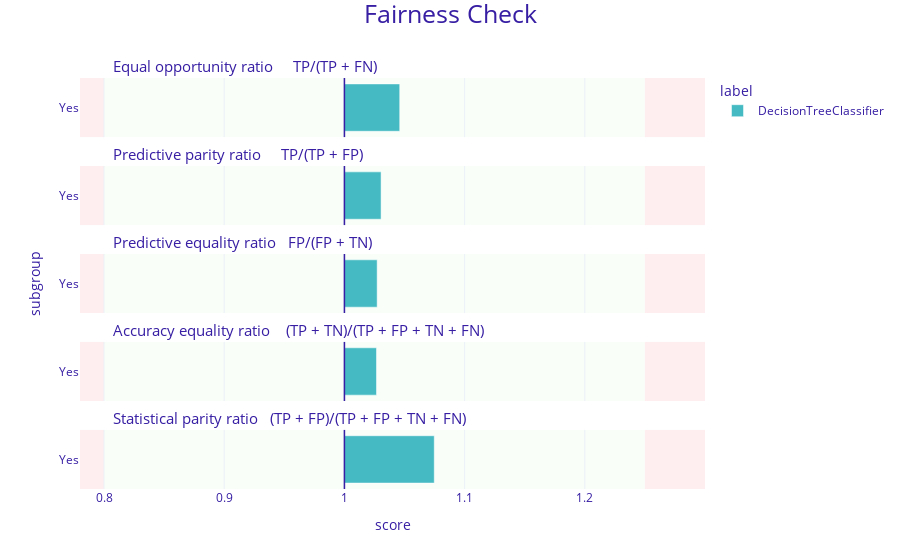

Notebook code cell kept with this figure:
### Code cell
fobject.plot()

### Figure 1 — Plotly figure (JSON) as saved in the notebook; plotly's stock layout.template omitted (floating-point values rounded to 4 significant figures)
{"data": [{"alignmentgroup": "True", "customdata": [["Yes", 1.046, "DecisionTreeClassifier"]], "hovertemplate": "<b>%{customdata[2]}</b><br>Subgroup: %{customdata[0]}<br>Score: %{customdata[1]}<br><extra></extra>", "legendgroup": "DecisionTreeClassifier", "marker": {"color": "#46bac2", "pattern": {"shape": ""}}, "name": "DecisionTreeClassifier", "offsetgroup": "DecisionTreeClassifier", "orientation": "h", "showlegend": true, "textposition": "auto", "x": [0.046], "xaxis": "x5", "y": [0.5], "yaxis": "y5", "type": "bar"}, {"alignmentgroup": "True", "customdata": [["Yes", 1.03, "DecisionTreeClassifier"]], "hovertemplate": "<b>%{customdata[2]}</b><br>Subgroup: %{customdata[0]}<br>Score: %{customdata[1]}<br><extra></extra>", "legendgroup": "DecisionTreeClassifier", "marker": {"color": "#46bac2", "pattern": {"shape": ""}}, "name": "DecisionTreeClassifier", "offsetgroup": "DecisionTreeClassifier", "orientation": "h", "showlegend": false, "textposition": "auto", "x": [0.0305], "xaxis": "x4", "y": [0.5], "yaxis": "y4", "type": "bar"}, {"alignmentgroup": "True", "customdata": [["Yes", 1.027, "DecisionTreeClassifier"]], "hovertemplate": "<b>%{customdata[2]}</b><br>Subgroup: %{customdata[0]}<br>Score: %{customdata[1]}<br><extra></extra>", "legendgroup": "DecisionTreeClassifier", "marker": {"color": "#46bac2", "pattern": {"shape": ""}}, "name": "DecisionTreeClassifier", "offsetgroup": "DecisionTreeClassifier", "orientation": "h", "showlegend": false, "textposition": "auto", "x": [0.02724], "xaxis": "x3", "y": [0.5], "yaxis": "y3", "type": "bar"}, {"alignmentgroup": "True", "customdata": [["Yes", 1.027, "DecisionTreeClassifier"]], "hovertemplate": "<b>%{customdata[2]}</b><br>Subgroup: %{customdata[0]}<br>Score: %{customdata[1]}<br><extra></extra>", "legendgroup": "DecisionTreeClassifier", "marker": {"color": "#46bac2", "pattern": {"shape": ""}}, "name": "DecisionTreeClassifier", "offsetgroup": "DecisionTreeClassifier", "orientation": "h", "showlegend": false, "textposition": "auto", "x": [0.02668], "xaxis": "x2", "y": [0.5], "yaxis": "y2", "type": "bar"}, {"alignmentgroup": "True", "customdata": [["Yes", 1.075, "DecisionTreeClassifier"]], "hovertemplate": "<b>%{customdata[2]}</b><br>Subgroup: %{customdata[0]}<br>Score: %{customdata[1]}<br><extra></extra>", "legendgroup": "DecisionTreeClassifier", "marker": {"color": "#46bac2", "pattern": {"shape": ""}}, "name": "DecisionTreeClassifier", "offsetgroup": "DecisionTreeClassifier", "orientation": "h", "showlegend": false, "textposition": "auto", "x": [0.07473], "xaxis": "x", "y": [0.5], "yaxis": "y", "type": "bar"}], "layout": {"xaxis": {"anchor": "y", "domain": [0.0, 1.0], "title": {"text": "score"}, "tickvals": [-0.3, -0.2, -0.1, 0.0, 0.1, 0.2, 0.0], "ticktext": [0.7, 0.8, 0.9, 1.0, 1.1, 1.2, 1.0], "range": [-0.22, 0.3]}, "yaxis": {"anchor": "x", "domain": [0.0, 0.144], "title": {"text": ""}, "tickvals": [0.5], "ticktext": ["Yes"], "range": [0, 1], "showgrid": false, "zeroline": false}, "xaxis2": {"anchor": "y2", "domain": [0.0, 1.0], "matches": "x", "showticklabels": false, "tickvals": [-0.3, -0.2, -0.1, 0.0, 0.1, 0.2, 0.0], "ticktext": [0.7, 0.8, 0.9, 1.0, 1.1, 1.2, 1.0], "range": [-0.22, 0.3]}, "yaxis2": {"anchor": "x2", "domain": [0.214, 0.358], "matches": "y", "title": {"text": ""}, "tickvals": [0.5], "ticktext": ["Yes"], "range": [0, 1], "showgrid": false, "zeroline": false}, "xaxis3": {"anchor": "y3", "domain": [0.0, 1.0], "matches": "x", "showticklabels": false, "tickvals": [-0.3, -0.2, -0.1, 0.0, 0.1, 0.2, 0.0], "ticktext": [0.7, 0.8, 0.9, 1.0, 1.1, 1.2, 1.0], "range": [-0.22, 0.3]}, "yaxis3": {"anchor": "x3", "domain": [0.428, 0.572], "matches": "y", "title": {"text": "subgroup"}, "tickvals": [0.5], "ticktext": ["Yes"], "range": [0, 1], "showgrid": false, "zeroline": false}, "xaxis4": {"anchor": "y4", "domain": [0.0, 1.0], "matches": "x", "showticklabels": false, "tickvals": [-0.3, -0.2, -0.1, 0.0, 0.1, 0.2, 0.0], "ticktext": [0.7, 0.8, 0.9, 1.0, 1.1, 1.2, 1.0], "range": [-0.22, 0.3]}, "yaxis4": {"anchor": "x4", "domain": [0.642, 0.786], "matches": "y", "title": {"text": ""}, "tickvals": [0.5], "ticktext": ["Yes"], "range": [0, 1], "showgrid": false, "zeroline": false}, "xaxis5": {"anchor": "y5", "domain": [0.0, 1.0], "matches": "x", "showticklabels": false, "tickvals": [-0.3, -0.2, -0.1, 0.0, 0.1, 0.2, 0.0], "ticktext": [0.7, 0.8, 0.9, 1.0, 1.1, 1.2, 1.0], "range": [-0.22, 0.3]}, "yaxis5": {"anchor": "x5", "domain": [0.856, 1.0], "matches": "y", "title": {"text": ""}, "tickvals": [0.5], "ticktext": ["Yes"], "range": [0, 1], "showgrid": false, "zeroline": false}, "annotations": [{"font": {"size": 15}, "showarrow": false, "text": "Statistical parity ratio   (TP + FP)/(TP + FP + TN + FN)", "x": 0.05, "xanchor": "left", "xref": "paper", "y": 0.144, "yanchor": "bottom", "yref": "paper"}, {"font": {"size": 15}, "showarrow": false, "text": "Accuracy equality ratio    (TP + TN)/(TP + FP + TN + FN)", "x": 0.05, "xanchor": "left", "xref": "paper", "y": 0.358, "yanchor": "bottom", "yref": "paper"}, {"font": {"size": 15}, "showarrow": false, "text": "Predictive equality ratio   FP/(FP + TN)", "x": 0.05, "xanchor": "left", "xref": "paper", "y": 0.572, "yanchor": "bottom", "yref": "paper"}, {"font": {"size": 15}, "showarrow": false, "text": "Predictive parity ratio     TP/(TP + FP)", "x": 0.05, "xanchor": "left", "xref": "paper", "y": 0.786, "yanchor": "bottom", "yref": "paper"}, {"font": {"size": 15}, "showarrow": false, "text": "Equal opportunity ratio     TP/(TP + FN)", "x": 0.05, "xanchor": "left", "xref": "paper", "y": 1.0, "yanchor": "bottom", "yref": "paper"}], "legend": {"title": {"text": "label"}, "tracegroupgap": 0}, "margin": {"t": 78, "b": 71, "r": 30}, "barmode": "group", "shapes": [{"fillcolor": "#f05a71", "layer": "below", "line": {"width": 0}, "opacity": 0.1, "type": "rect", "x0": 0.25, "x1": 0.3, "xref": "x", "y0": 0, "y1": 1, "yref": "y"}, {"fillcolor": "#f05a71", "layer": "below", "line": {"width": 0}, "opacity": 0.1, "type": "rect", "x0": -0.22, "x1": -0.2, "xref": "x", "y0": 0, "y1": 1, "yref": "y"}, {"fillcolor": "#c7f5bf", "layer": "below", "line": {"width": 0}, "opacity": 0.1, "type": "rect", "x0": -0.2, "x1": 0.25, "xref": "x", "y0": 0, "y1": 1, "yref": "y"}, {"line": {"color": "#371ea3", "width": 1.5}, "type": "line", "x0": 0, "x1": 0, "xref": "x", "y0": 0, "y1": 1, "yref": "y"}, {"fillcolor": "#f05a71", "layer": "below", "line": {"width": 0}, "opacity": 0.1, "type": "rect", "x0": 0.25, "x1": 0.3, "xref": "x", "y0": 0, "y1": 1, "yref": "y2"}, {"fillcolor": "#f05a71", "layer": "below", "line": {"width": 0}, "opacity": 0.1, "type": "rect", "x0": -0.22, "x1": -0.2, "xref": "x", "y0": 0, "y1": 1, "yref": "y2"}, {"fillcolor": "#c7f5bf", "layer": "below", "line": {"width": 0}, "opacity": 0.1, "type": "rect", "x0": -0.2, "x1": 0.25, "xref": "x", "y0": 0, "y1": 1, "yref": "y2"}, {"line": {"color": "#371ea3", "width": 1.5}, "type": "line", "x0": 0, "x1": 0, "xref": "x", "y0": 0, "y1": 1, "yref": "y2"}, {"fillcolor": "#f05a71", "layer": "below", "line": {"width": 0}, "opacity": 0.1, "type": "rect", "x0": 0.25, "x1": 0.3, "xref": "x", "y0": 0, "y1": 1, "yref": "y3"}, {"fillcolor": "#f05a71", "layer": "below", "line": {"width": 0}, "opacity": 0.1, "type": "rect", "x0": -0.22, "x1": -0.2, "xref": "x", "y0": 0, "y1": 1, "yref": "y3"}, {"fillcolor": "#c7f5bf", "layer": "below", "line": {"width": 0}, "opacity": 0.1, "type": "rect", "x0": -0.2, "x1": 0.25, "xref": "x", "y0": 0, "y1": 1, "yref": "y3"}, {"line": {"color": "#371ea3", "width": 1.5}, "type": "line", "x0": 0, "x1": 0, "xref": "x", "y0": 0, "y1": 1, "yref": "y3"}, {"fillcolor": "#f05a71", "layer": "below", "line": {"width": 0}, "opacity": 0.1, "type": "rect", "x0": 0.25, "x1": 0.3, "xref": "x", "y0": 0, "y1": 1, "yref": "y4"}, {"fillcolor": "#f05a71", "layer": "below", "line": {"width": 0}, "opacity": 0.1, "type": "rect", "x0": -0.22, "x1": -0.2, "xref": "x", "y0": 0, "y1": 1, "yref": "y4"}, {"fillcolor": "#c7f5bf", "layer": "below", "line": {"width": 0}, "opacity": 0.1, "type": "rect", "x0": -0.2, "x1": 0.25, "xref": "x", "y0": 0, "y1": 1, "yref": "y4"}, {"line": {"color": "#371ea3", "width": 1.5}, "type": "line", "x0": 0, "x1": 0, "xref": "x", "y0": 0, "y1": 1, "yref": "y4"}, {"fillcolor": "#f05a71", "layer": "below", "line": {"width": 0}, "opacity": 0.1, "type": "rect", "x0": 0.25, "x1": 0.3, "y0": 0, "y1": 1, "yref": "y5", "xref": "x"}, {"fillcolor": "#f05a71", "layer": "below", "line": {"width": 0}, "opacity": 0.1, "type": "rect", "x0": -0.22, "x1": -0.2, "y0": 0, "y1": 1, "yref": "y5", "xref": "x"}, {"fillcolor": "#c7f5bf", "layer": "below", "line": {"width": 0}, "opacity": 0.1, "type": "rect", "x0": -0.2, "x1": 0.25, "y0": 0, "y1": 1, "yref": "y5", "xref": "x"}, {"line": {"color": "#371ea3", "width": 1.5}, "type": "line", "x0": 0, "x1": 0, "xref": "x", "y0": 0, "y1": 1, "yref": "y5"}], "title": {"font": {"size": 25}, "text": "Fairness Check", "x": 0.5, "y": 0.99}, "font": {"color": "#371ea3"}}}
